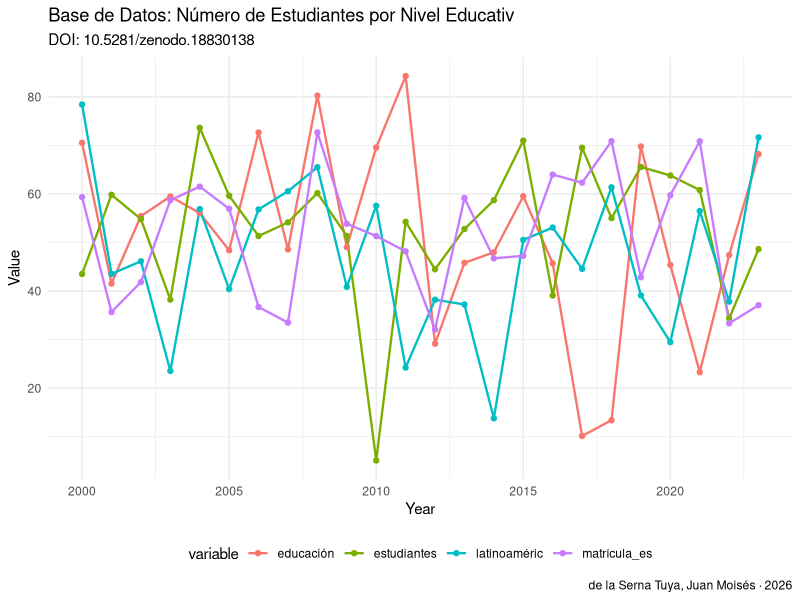

Recreate this plot in R.
# analysis.R — Base de Datos: Número de Estudiantes por Nivel Educativo en Latinoamérica (2000-2020) — Matrícula y Finalización por País
# DOI: 10.5281/zenodo.18830138
# Author: de la Serna Tuya, Juan Moisés · ORCID: 0000-0002-8401-8018
# License: CC0 1.0

# ── SETUP ──────────────────────────────────────────────────────────────────
# Install required packages if needed:
# install.packages(c("readr","ggplot2","dplyr","tidyr"))

library(readr)
library(ggplot2)
library(dplyr)

# ── LOAD DATA ──────────────────────────────────────────────────────────────
# Download dataset from: https://doi.org/10.5281/zenodo.18830138
# df <- read_csv("dataset.csv")

# Example with synthetic data
set.seed(42)
years <- 2000:2023
df <- data.frame(
  year = years,
    educación = rnorm(length(years), 50, 15),
  latinoaméric = rnorm(length(years), 50, 15),
  estudiantes = rnorm(length(years), 50, 15),
  matrícula_es = rnorm(length(years), 50, 15),
  stringsAsFactors = FALSE
)

cat("Dataset: Base de Datos: Número de Estudiantes por Nivel Edu\n")
cat("DOI: 10.5281/zenodo.18830138\n")
cat("Dimensions:", nrow(df), "x", ncol(df), "\n\n")
print(head(df))
print(summary(df))

# ── VISUALIZATION ──────────────────────────────────────────────────────────
# Temporal trend
p1 <- df %>%
  tidyr::pivot_longer(-year, names_to="variable", values_to="value") %>%
  ggplot(aes(x=year, y=value, color=variable)) +
  geom_line(size=0.8) +
  geom_point(size=1.5) +
  labs(title="Base de Datos: Número de Estudiantes por Nivel Educativ",
       subtitle="DOI: 10.5281/zenodo.18830138",
       x="Year", y="Value",
       caption="de la Serna Tuya, Juan Moisés · 2026") +
  theme_minimal() +
  theme(legend.position="bottom")

ggsave("figures/analysis_output_r.png", p1, width=10, height=6, dpi=150)
cat("\nFigure saved: figures/analysis_output_r.png\n")

# ── CITATION ───────────────────────────────────────────────────────────────
cat("\nCitation:\n")
cat("de la Serna Tuya, Juan Moisés (2026). Base de Datos: Número de Estudiantes por Nivel Educativo en Latinoamér. Zenodo. https://doi.org/10.5281/zenodo.18830138\n")
